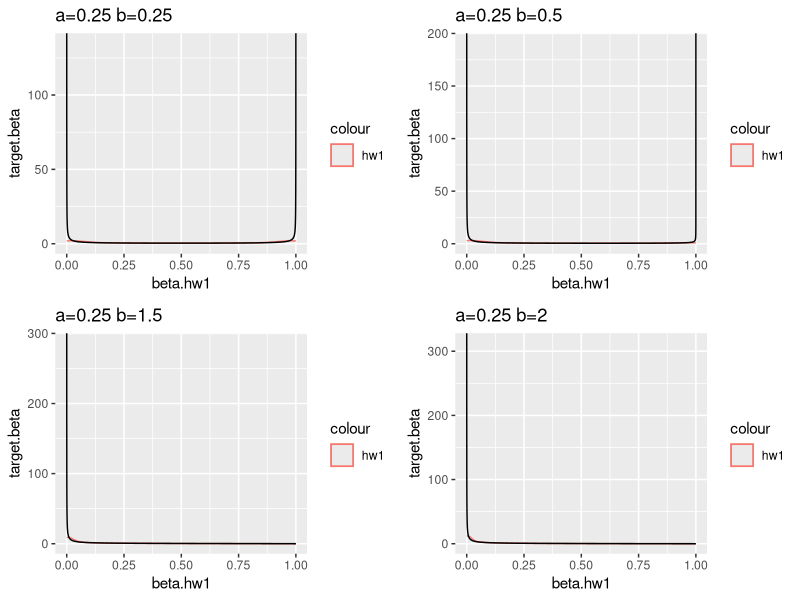
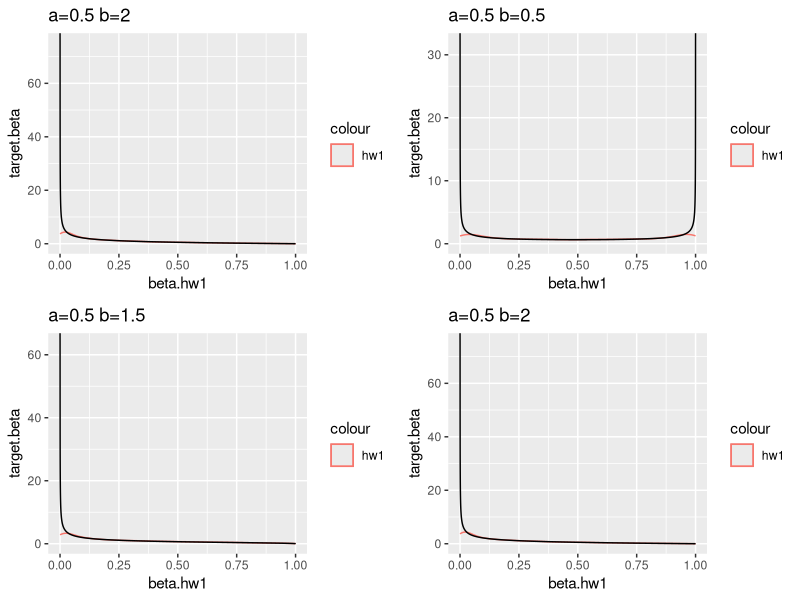
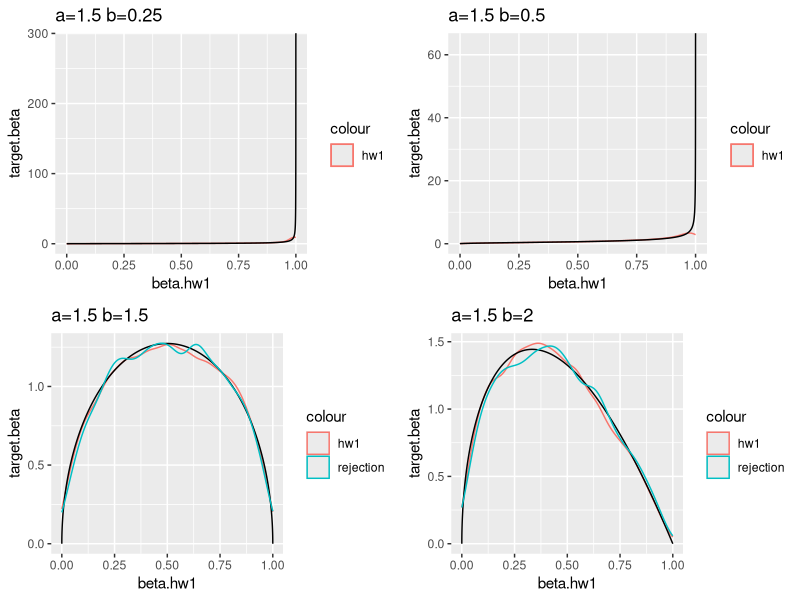
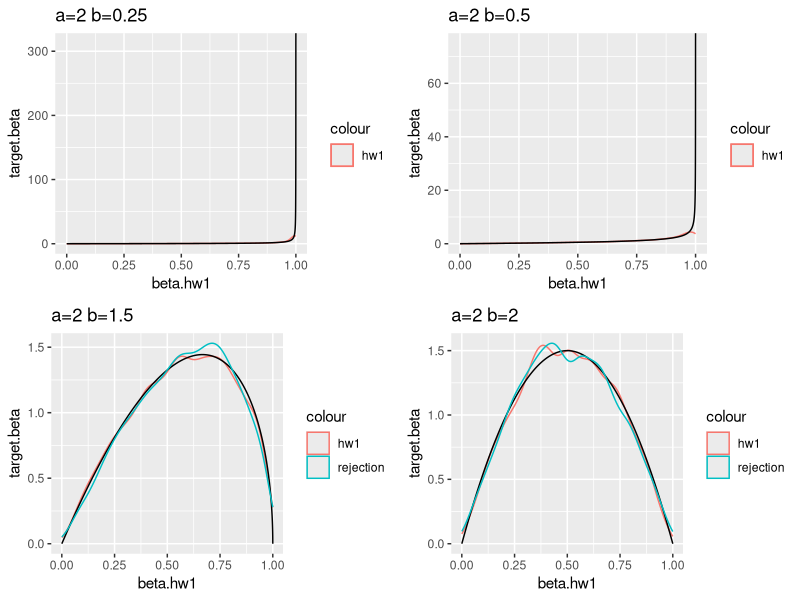
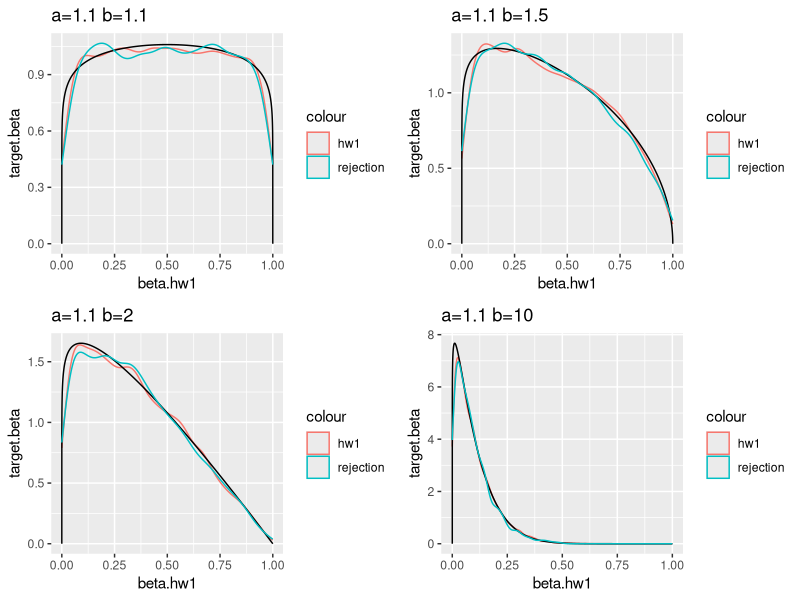
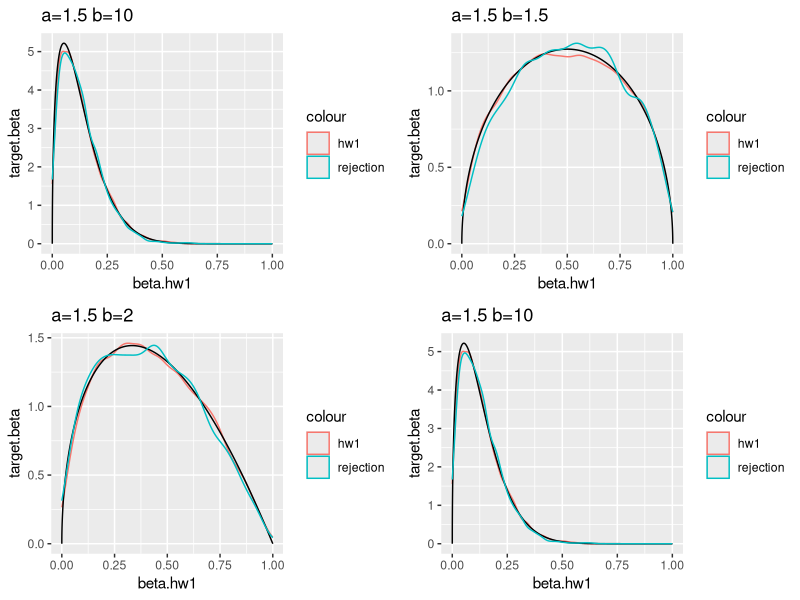
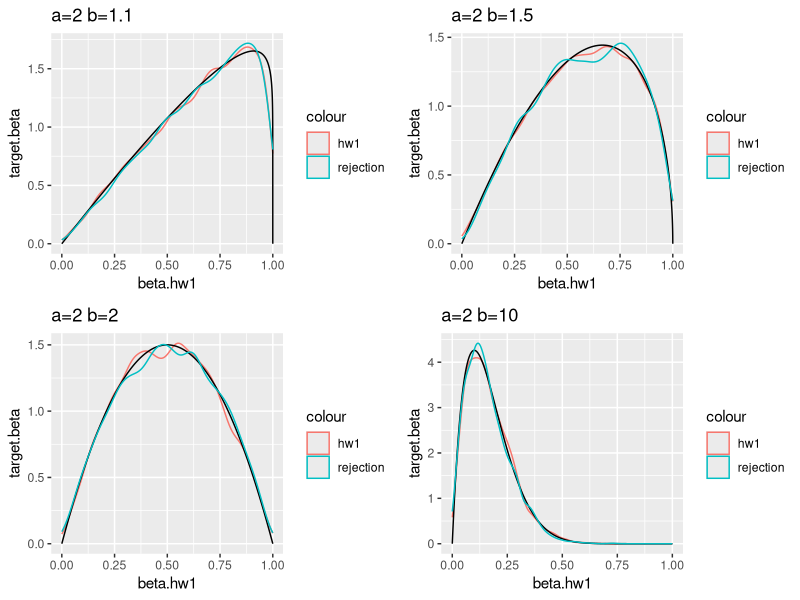
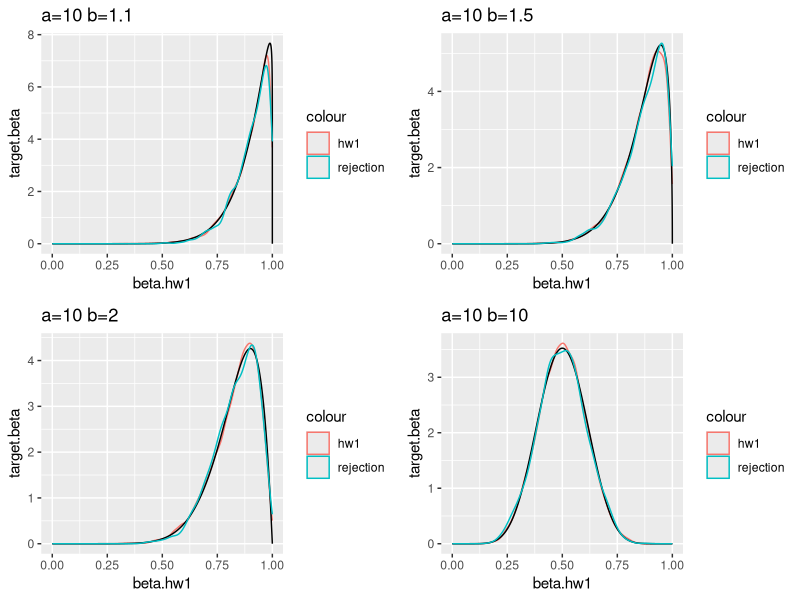

Write R code to recreate these figures, in order.
## ---- chunk 1
knitr::opts_chunk$set(echo = TRUE, warning = FALSE, message = FALSE)
## ---- chunk 2
hw1.beta = function(alpha, beta, nsim = 10000){
  g_1 = rgamma(nsim, alpha, 1)
  g_2 = rgamma(nsim, beta, 1)
  B = g_1/(g_1 + g_2)
  return(B)
}
library(ggplot2)
## ---- chunk 3
alpha_seq = c(.25,.5,1.5,2)
beta_seq = c(.25,.5,1.5,2)
n.sim = 10000
x = seq(0,1,length.out = n.sim)
plot.list = list()
i = 1
set.seed(2018)
for (a in alpha_seq){
  for (b in beta_seq){
    target.beta = dbeta(x,a,b)
    beta.hw1 =hw1.beta(alpha = a, beta = b, nsim = n.sim)
    c = max(target.beta) + 1
    x.star = runif(n.sim,0,1)
    U = runif(n.sim, 0, 1)
    x.star[!(U < dbeta(x.star,a,b)/c)] = NA
    g = ggplot(data = data.frame(x, target.beta, x.star, beta.hw1)) +
      geom_density(aes(beta.hw1, color = "hw1")) +
      geom_line(aes(x, target.beta)) + 
      geom_density(aes(x.star, color = "rejection")) + 
      ggtitle(paste0("a=", a, " b=",b))
    plot.list[[i]] = g
    i = i + 1
  }
}
## ---- chunk 4
library(gridExtra)
grid.arrange(
  plot.list[[1]], plot.list[[2]], plot.list[[3]], plot.list[[4]],
  ncol = 2
)
grid.arrange(
  plot.list[[8]], plot.list[[6]], plot.list[[7]], plot.list[[8]],
  ncol = 2
)
grid.arrange(
  plot.list[[9]], plot.list[[10]], plot.list[[11]], plot.list[[12]],
  ncol = 2
)
grid.arrange(
  plot.list[[13]], plot.list[[14]], plot.list[[15]], plot.list[[16]],
  ncol = 2
)
## ---- chunk 5
library(truncnorm)
alpha_seq = c(1.1,1.5,2,10)
beta_seq = c(1.1,1.5,2,10)
n.sim = 10000
x = seq(0,1,length.out = n.sim)
plot.list = list()
i = 1
set.seed(2018)
for (a in alpha_seq){
  for (b in beta_seq){
    target.beta = dbeta(x,a,b)
    beta.hw1 =hw1.beta(alpha = a, beta = b, nsim = n.sim)
    c = max(target.beta/dtruncnorm(x,0,1,.5,1)) + 1
    x.star = rtruncnorm(n.sim, a = 0, b = 1, mean = a/(a+b), sd = 1)
    U = runif(n.sim, 0, 1)
    x.star[!(U < dbeta(x.star,a,b)/(c*dtruncnorm(x.star,a=0,b=1,mean = .5, sd = 1)))] = NA
    g = ggplot(data = data.frame(x, target.beta, x.star, beta.hw1)) +
      geom_density(aes(beta.hw1, color = "hw1")) +
      geom_line(aes(x, target.beta)) + 
      geom_density(aes(x.star, color = "rejection")) + 
      ggtitle(paste0("a=", a, " b=",b))
    plot.list[[i]] = g
    i = i + 1
  }
}
## ---- chunk 6
grid.arrange(
  plot.list[[1]], plot.list[[2]], plot.list[[3]], plot.list[[4]],
  ncol = 2
)
grid.arrange(
  plot.list[[8]], plot.list[[6]], plot.list[[7]], plot.list[[8]],
  ncol = 2
)
grid.arrange(
  plot.list[[9]], plot.list[[10]], plot.list[[11]], plot.list[[12]],
  ncol = 2
)
grid.arrange(
  plot.list[[13]], plot.list[[14]], plot.list[[15]], plot.list[[16]],
  ncol = 2
)
## ---- chunk 7
n.sim = 10000
x = seq(0,5,length.out = 1000)
plot.list = list()
i = 1
set.seed(2018)
lwr = 0
lambda = c(.5,.75,1,1.5,2,2.5,3,4)
for (l in lambda){
  pi.x = dnorm(x,mean = 0,sd = 1)
  g.x = dexp(x, l)
  c = max(pi.x / g.x) 
  x.star = rexp(n.sim, l)
  U = runif(n.sim, 0, 1)
  x.star[!( U < dnorm(x.star,0,1)/(c*dexp(x.star,l)) )] = NA
  g = ggplot(data = data.frame(x, pi.x, x.star)) +
    geom_line(aes(x, (1/pnorm(lwr))*pi.x)) + 
    geom_density(aes(x.star, color = "rejection")) +
    ggtitle(paste0("l=",l)) +
    xlim(0,5)
  plot.list[[i]] = g
  i = i + 1
}
## ---- chunk 8
grid.arrange(
  plot.list[[1]], plot.list[[2]], plot.list[[3]], plot.list[[4]],
  ncol = 2
)
grid.arrange(
  plot.list[[5]], plot.list[[6]], plot.list[[7]], plot.list[[8]],
  ncol = 2
)
## ---- chunk 9
n.sim = 10000
lwr = 1
x = seq(lwr,5,length.out = 1000)
plot.list = list()
i = 1
set.seed(2018)
lambda = c(.5,.75,1,1.5,2,2.5,3,4)
for (l in lambda){
  pi.x = dnorm(x,mean = 0,sd = 1)
  g.x = dexp(x, l)
  c = max(pi.x / g.x) 
  x.star = rexp(n.sim, l)
  U = runif(n.sim, 0, 1)
  x.star[!( U < dnorm(x.star,0,1)/(c*dexp(x.star,l)) )] = NA
  g = ggplot(data = data.frame(x, pi.x, x.star)) +
    geom_line(aes(x, (1/pnorm(lwr))*pi.x)) + 
    geom_density(aes(x.star, color = "rejection")) +
    ggtitle(paste0("l=",l)) +
    xlim(0,5)
  plot.list[[i]] = g
  i = i + 1
}
## ---- chunk 10
grid.arrange(
  plot.list[[1]], plot.list[[2]], plot.list[[3]], plot.list[[4]],
  ncol = 2
)
grid.arrange(
  plot.list[[5]], plot.list[[6]], plot.list[[7]], plot.list[[8]],
  ncol = 2
)
## ---- chunk 11
n.sim = 10000
lwr = 2
x = seq(lwr,5,length.out = 1000)
plot.list = list()
i = 1
set.seed(2018)
lambda = c(.5,.75,1,1.5,2,2.5,3,4)
for (l in lambda){
  pi.x = dnorm(x,mean = 0,sd = 1)
  g.x = dexp(x, l)
  c = max(pi.x / g.x) 
  x.star = rexp(n.sim, l)
  U = runif(n.sim, 0, 1)
  x.star[!( U < dnorm(x.star,0,1)/(c*dexp(x.star,l)) )] = NA
  g = ggplot(data = data.frame(x, pi.x, x.star)) +
    geom_line(aes(x, (1/pnorm(lwr))*pi.x)) + 
    geom_density(aes(x.star, color = "rejection")) +
    ggtitle(paste0("l=",l)) +
    xlim(0,5)
  plot.list[[i]] = g
  i = i + 1
}
## ---- chunk 12
grid.arrange(
  plot.list[[1]], plot.list[[2]], plot.list[[3]], plot.list[[4]],
  ncol = 2
)
grid.arrange(
  plot.list[[5]], plot.list[[6]], plot.list[[7]], plot.list[[8]],
  ncol = 2
)
## ---- chunk 13
n.sim = 10000
lwr = 4
x = seq(lwr,5,length.out = 1000)
plot.list = list()
i = 1
set.seed(2018)
lambda = c(.5,.75,1,1.5,2,2.5,3,4)
for (l in lambda){
  pi.x = dnorm(x,mean = 0,sd = 1)
  g.x = dexp(x, l)
  c = max(pi.x / g.x) 
  x.star = rexp(n.sim, l)
  U = runif(n.sim, 0, 1)
  x.star[!( U < dnorm(x.star,0,1)/(c*dexp(x.star,l)) )] = NA
  g = ggplot(data = data.frame(x, pi.x, x.star)) +
    geom_line(aes(x, (1/pnorm(lwr))*pi.x)) + 
    geom_density(aes(x.star, color = "rejection")) +
    ggtitle(paste0("l=",l)) +
    xlim(0,5)
  plot.list[[i]] = g
  i = i + 1
}
## ---- chunk 14
grid.arrange(
  plot.list[[1]], plot.list[[2]], plot.list[[3]], plot.list[[4]],
  ncol = 2
)
grid.arrange(
  plot.list[[5]], plot.list[[6]], plot.list[[7]], plot.list[[8]],
  ncol = 2
)
